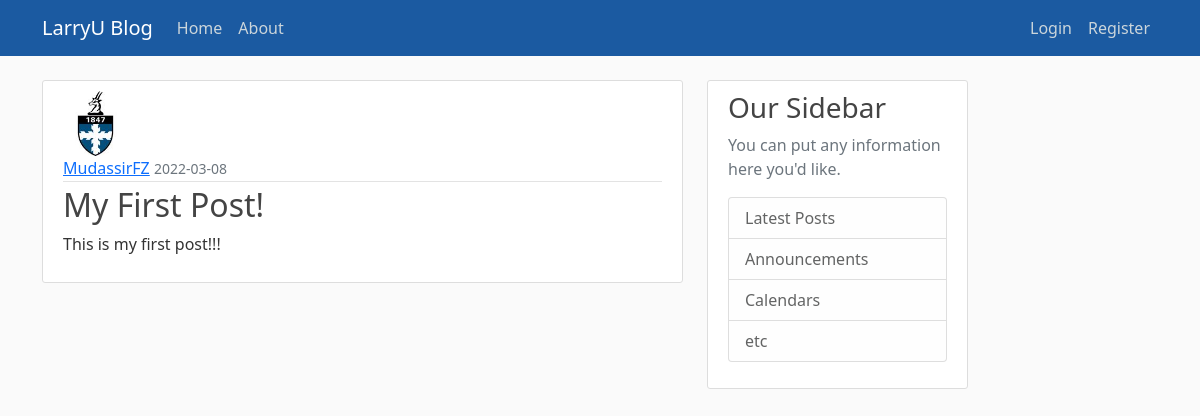
/post/1, run on the app's committed database.
### flaskblog/models.py (models this page shows, shortened)
class User(db.Model, UserMixin):
    id = db.Column(db.Integer, primary_key=True)
    username = db.Column(db.String(20), unique=True, nullable=False)
    email = db.Column(db.String(120), unique=True, nullable=False)
    image_file = db.Column(db.String(20), nullable=False, default="default.jpg")
    password = db.Column(db.String(60), nullable=False)
    posts = db.relationship("Post", backref="author", lazy=True)

class Post(db.Model):
    id = db.Column(db.Integer, primary_key=True)
    title = db.Column(db.String(100), nullable=False)
    date_posted = db.Column(db.DateTime, nullable=False, default=datetime.utcnow)
    content = db.Column(db.Text, nullable=False)
    user_id = db.Column(db.Integer, db.ForeignKey("user.id"), nullable=False)

### flaskblog/posts/routes.py (the view)
@posts.route("/post/<int:post_id>")
def post(post_id):
    post = Post.query.get_or_404(post_id)
    return render_template("post.html", title=post.title, post=post)

### flaskblog/templates/post.html (shortened to what this page needs)
{% extends "layout.html" %}
{% block content %}
    <article class="media content-section">
        <img class="rounded-circle article-img" src="{{ url_for('static', filename='profile_pics/' + post.author.image_file) }}"/>
        <div class="media-body">
            <div class="article-metadata">
                <a class="mr-2" href="{{ url_for('users.user_posts', username=post.author.username) }}">{{ post.author.username }}</a>
                <small class="text-muted">{{ post.date_posted.strftime('%Y-%m-%d') }}</small>
            </div>
            <h2 class="article-title">{{ post.title }}</h2>
            <p class="article-content">{{ post.content }}</p>
        </div>
    </article>
{% endblock content %}

### flaskblog/static/main.css (style rules this page uses)
body { background: #fafafa; color: #333333; margin-top: 5rem; }
h1, h2, h3, h4, h5, h6 { color: #444444; }
.content-section { background: #ffffff; padding: 10px 20px; border: 1px solid #dddddd; border-radius: 3px; margin-bottom: 20px; }
.article-title { color: #444444; }
.article-content { white-space: pre-line; }
.article-img { height: 65px; width: 65px; margin-right: 16px; }
.article-metadata { padding-bottom: 1px; margin-bottom: 4px; border-bottom: 1px solid #e3e3e3; }

### data on the page
User: image_file (picture), author.username "MudassirFZ"
Post: date_posted "2022-03-08", title "My First Post!", content "This is my first post!!!"
